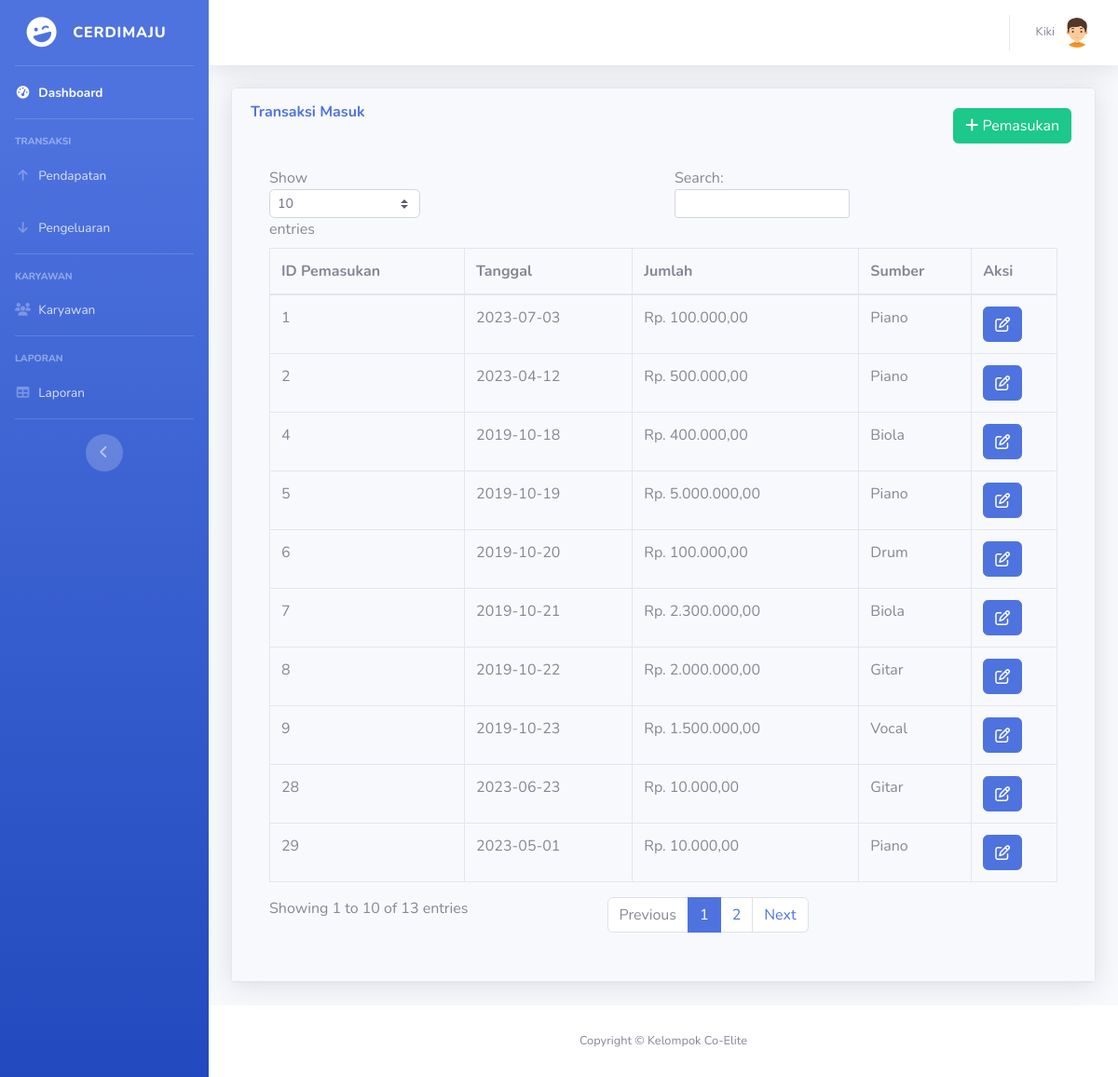
The page /pendapatan.php (signed in) on the database its author committed.
### tables this page shows
CREATE TABLE `pemasukan` (
  `id_pemasukan` int(11) NOT NULL,
  `tgl_pemasukan` date NOT NULL,
  `jumlah` int(11) NOT NULL,
  `id_sumber` int(11) NOT NULL
);

CREATE TABLE `sumber` (
  `id_sumber` int(11) NOT NULL,
  `nama` varchar(40) NOT NULL
);

### pendapatan.php (the view, shortened to what this page needs)
<!DOCTYPE html>
<html lang="en">
<head>
  <link href="vendor/fontawesome-free/css/all.min.css" rel="stylesheet" type="text/css">
  <link href="css/sb-admin-2.min.css" rel="stylesheet">
</head>
<body id="page-top">
<?php
require 'koneksi.php';
require ('sidebar.php'); ?>
      <div id="content">
<?php require ('navbar.php'); ?>
        <div class="container-fluid">
          <div class="card shadow mb-4">
          <div class="card-header py-3">
  <div class="row">
    <div class="col-6">
      <h6 class="m-0 font-weight-bold text-primary">Transaksi Masuk</h6>
    </div>
    <div class="col-6 text-right">
      <button type="button" class="btn btn-success" style="margin:5px" data-toggle="modal" data-target="#myModalTambah">
        <i class="fa fa-plus"></i> Pemasukan
      </button>
    </div>
  </div>
            <div class="card-body">
              <div class="table-responsive">
               <table class="table table-bordered" id="dataTable" width="100%" cellspacing="0">
                  <thead>
                    <tr>
                      <th>ID Pemasukan</th>
                      <th>Tanggal</th>
                      <th>Jumlah</th>
                      <th>Sumber</th>
					  <th>Aksi</th>
                    </tr>
                  </thead>
                  <tbody>
				  <?php
$query = mysqli_query($koneksi,"SELECT pemasukan.id_pemasukan, pemasukan.tgl_pemasukan, pemasukan.jumlah, sumber.nama FROM pemasukan
JOIN sumber ON (pemasukan.id_sumber = sumber.id_sumber)");
while ($data = mysqli_fetch_assoc($query))
{
?>
                    <tr>
                      <td><?=$data['id_pemasukan']?></td>
                      <td><?=$data['tgl_pemasukan']?></td>
                      <td>Rp. <?=number_format($data['jumlah'],2,',','.');?></td>
                      <td><?=$data['nama']?></td>
					  <td>
<a href="#" type="button" class=" fa fa-edit btn btn-primary btn-md" data-toggle="modal" data-target="#myModal<?php echo $data['id_pemasukan']; ?>"></a>
</td>
</tr>
  </div>
<?php
}
?>
<?php require 'footer.php'?>
</body>
</html>

### rows shown on the page
pemasukan: id_pemasukan "1", tgl_pemasukan "2023-07-03", jumlah "100.000,00", id_sumber.nama "Piano"
pemasukan: id_pemasukan "2", tgl_pemasukan "2023-04-12", jumlah "500.000,00", id_sumber.nama "Piano"
pemasukan: id_pemasukan "4", tgl_pemasukan "2019-10-18", jumlah "400.000,00", id_sumber.nama "Biola"
pemasukan: id_pemasukan "5", tgl_pemasukan "2019-10-19", jumlah "5.000.000,00", id_sumber.nama "Piano"
pemasukan: id_pemasukan "6", tgl_pemasukan "2019-10-20", jumlah "100.000,00", id_sumber.nama "Drum"
pemasukan: id_pemasukan "7", tgl_pemasukan "2019-10-21", jumlah "2.300.000,00", id_sumber.nama "Biola"
pemasukan: id_pemasukan "8", tgl_pemasukan "2019-10-22", jumlah "2.000.000,00", id_sumber.nama "Gitar"
pemasukan: id_pemasukan "9", tgl_pemasukan "2019-10-23", jumlah "1.500.000,00", id_sumber.nama "Vocal"
pemasukan: id_pemasukan "28", tgl_pemasukan "2023-06-23", jumlah "10.000,00", id_sumber.nama "Gitar"
pemasukan: id_pemasukan "29", tgl_pemasukan "2023-05-01", jumlah "10.000,00", id_sumber.nama "Piano"

### other values the page prints
$_SESSION['nama'] "Kiki"
